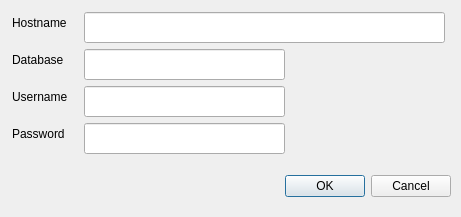
<?xml version="1.0" encoding="UTF-8"?>
<ui version="4.0">
 <class>Dialog</class>
 <widget class="QDialog" name="Dialog">
  <property name="geometry">
   <rect>
    <x>0</x>
    <y>0</y>
    <width>461</width>
    <height>217</height>
   </rect>
  </property>
  <property name="windowTitle">
   <string>Configure MySQL Database</string>
  </property>
  <property name="modal">
   <bool>true</bool>
  </property>
  <widget class="QDialogButtonBox" name="buttonBox">
   <property name="geometry">
    <rect>
     <x>250</x>
     <y>170</y>
     <width>201</width>
     <height>32</height>
    </rect>
   </property>
   <property name="orientation">
    <enum>Qt::Horizontal</enum>
   </property>
   <property name="standardButtons">
    <set>QDialogButtonBox::Cancel|QDialogButtonBox::Ok</set>
   </property>
  </widget>
  <widget class="QLabel" name="label">
   <property name="geometry">
    <rect>
     <x>12</x>
     <y>12</y>
     <width>66</width>
     <height>21</height>
    </rect>
   </property>
   <property name="text">
    <string>Hostname</string>
   </property>
  </widget>
  <widget class="QLabel" name="label_2">
   <property name="geometry">
    <rect>
     <x>12</x>
     <y>49</y>
     <width>61</width>
     <height>21</height>
    </rect>
   </property>
   <property name="text">
    <string>Database</string>
   </property>
  </widget>
  <widget class="QLabel" name="label_3">
   <property name="geometry">
    <rect>
     <x>12</x>
     <y>86</y>
     <width>65</width>
     <height>21</height>
    </rect>
   </property>
   <property name="text">
    <string>Username</string>
   </property>
  </widget>
  <widget class="QLabel" name="label_4">
   <property name="geometry">
    <rect>
     <x>12</x>
     <y>123</y>
     <width>64</width>
     <height>21</height>
    </rect>
   </property>
   <property name="text">
    <string>Password</string>
   </property>
  </widget>
  <widget class="QLineEdit" name="Hostname">
   <property name="geometry">
    <rect>
     <x>84</x>
     <y>12</y>
     <width>361</width>
     <height>31</height>
    </rect>
   </property>
   <property name="maxLength">
    <number>128</number>
   </property>
  </widget>
  <widget class="QLineEdit" name="Database">
   <property name="geometry">
    <rect>
     <x>84</x>
     <y>49</y>
     <width>201</width>
     <height>31</height>
    </rect>
   </property>
   <property name="inputMask">
    <string>NNNNNNNNNNNNNNNN</string>
   </property>
  </widget>
  <widget class="QLineEdit" name="Username">
   <property name="geometry">
    <rect>
     <x>84</x>
     <y>86</y>
     <width>201</width>
     <height>31</height>
    </rect>
   </property>
   <property name="inputMask">
    <string>NNNNNNNNNNNNNNNN</string>
   </property>
  </widget>
  <widget class="QLineEdit" name="Password">
   <property name="geometry">
    <rect>
     <x>84</x>
     <y>123</y>
     <width>201</width>
     <height>31</height>
    </rect>
   </property>
   <property name="inputMask">
    <string>NNNNNNNNNNNNNNN</string>
   </property>
  </widget>
 </widget>
 <resources/>
 <connections>
  <connection>
   <sender>buttonBox</sender>
   <signal>accepted()</signal>
   <receiver>Dialog</receiver>
   <slot>accept()</slot>
   <hints>
    <hint type="sourcelabel">
     <x>248</x>
     <y>254</y>
    </hint>
    <hint type="destinationlabel">
     <x>157</x>
     <y>274</y>
    </hint>
   </hints>
  </connection>
  <connection>
   <sender>buttonBox</sender>
   <signal>rejected()</signal>
   <receiver>Dialog</receiver>
   <slot>reject()</slot>
   <hints>
    <hint type="sourcelabel">
     <x>316</x>
     <y>260</y>
    </hint>
    <hint type="destinationlabel">
     <x>286</x>
     <y>274</y>
    </hint>
   </hints>
  </connection>
 </connections>
</ui>
